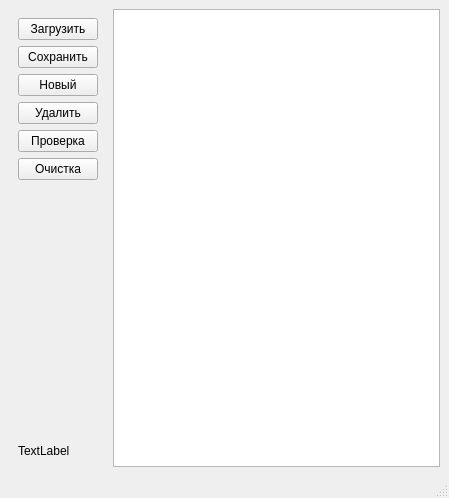
<?xml version="1.0" encoding="UTF-8"?>
<ui version="4.0">
 <class>MainWindow</class>
 <widget class="QMainWindow" name="MainWindow">
  <property name="geometry">
   <rect>
    <x>0</x>
    <y>0</y>
    <width>449</width>
    <height>498</height>
   </rect>
  </property>
  <property name="windowTitle">
   <string>Коллекция элементов</string>
  </property>
  <widget class="QWidget" name="centralwidget">
   <layout class="QHBoxLayout" name="horizontalLayout">
    <item>
     <widget class="QWidget" name="widget" native="true">
      <layout class="QVBoxLayout" name="verticalLayout">
       <item>
        <widget class="QPushButton" name="butLoad">
         <property name="text">
          <string>Загрузить</string>
         </property>
        </widget>
       </item>
       <item>
        <widget class="QPushButton" name="butSave">
         <property name="text">
          <string>Сохранить</string>
         </property>
        </widget>
       </item>
       <item>
        <widget class="QPushButton" name="butAdd">
         <property name="text">
          <string>Новый</string>
         </property>
        </widget>
       </item>
       <item>
        <widget class="QPushButton" name="butDel">
         <property name="text">
          <string>Удалить</string>
         </property>
        </widget>
       </item>
       <item>
        <widget class="QPushButton" name="butExist">
         <property name="text">
          <string>Проверка</string>
         </property>
        </widget>
       </item>
       <item>
        <widget class="QPushButton" name="butClear">
         <property name="text">
          <string>Очистка</string>
         </property>
        </widget>
       </item>
       <item>
        <spacer name="verticalSpacer">
         <property name="orientation">
          <enum>Qt::Vertical</enum>
         </property>
         <property name="sizeHint" stdset="0">
          <size>
           <width>20</width>
           <height>40</height>
          </size>
         </property>
        </spacer>
       </item>
       <item>
        <widget class="QLabel" name="labInfo">
         <property name="text">
          <string>TextLabel</string>
         </property>
        </widget>
       </item>
      </layout>
     </widget>
    </item>
    <item>
     <widget class="QTableWidget" name="tableWidget"/>
    </item>
   </layout>
  </widget>
  <widget class="QMenuBar" name="menubar">
   <property name="geometry">
    <rect>
     <x>0</x>
     <y>0</y>
     <width>449</width>
     <height>22</height>
    </rect>
   </property>
  </widget>
  <widget class="QStatusBar" name="statusbar"/>
 </widget>
 <resources/>
 <connections/>
</ui>
